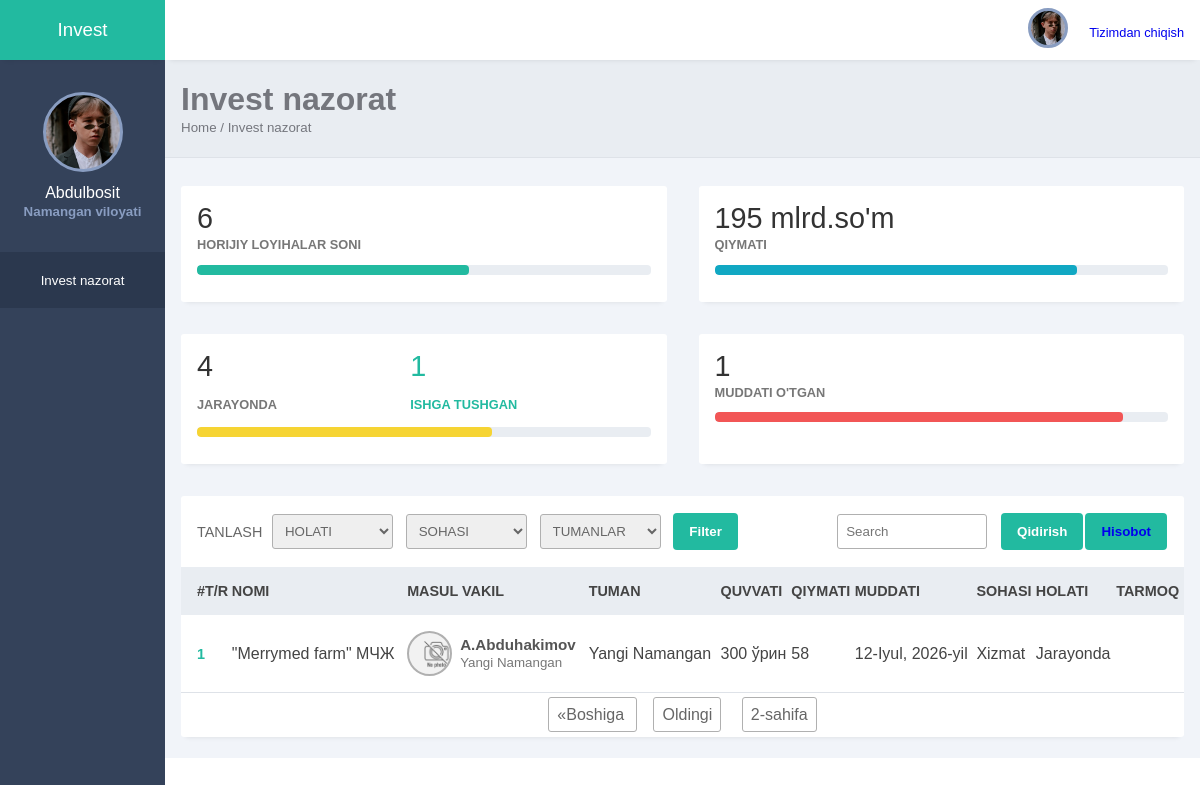
Page /?page=2 (signed in) on the committed database.
### horijiy/models.py (models this page shows, shortened)
class Horijiy(models.Model):
    title = models.CharField(max_length=250, verbose_name="Loyiha nomi")
    slug = AutoSlugField(populate_from='title', unique=True)
    body = models.TextField()
    status = models.CharField(max_length=100, choices=STATUS, verbose_name="Holati")
    create_at = models.DateTimeField(auto_now_add=True, verbose_name="Kiritilgan sana")
    update = models.DateTimeField(auto_now=True, verbose_name="O'zagrtirilgan")
    create_by = models.ForeignKey(User, on_delete=models.CASCADE, verbose_name="User")
    masul_vakil = models.CharField(max_length=250, choices=[
        ('A.Abdurazakov', 'Sh.Abdurazzaqov'), ('A.Abduhakimov', 'A.Abduhakimov'), ('O.Inamov', 'O.Inamov')])
    tuman = models.CharField(max_length=100, choices=TUMANLAR)
    loyiha_quvvati = models.CharField(max_length=250)
    boshlash_sanasi = models.DateField(default='2024-01-01', verbose_name="Boshlash")
    tugatish_sanasi = models.DateField(default='2024-01-01', verbose_name="Tugatish")
    davlat = models.CharField(max_length=250)
    soha_yonalishi = models.CharField(max_length=100, choices=SOHA_YONALISHLARI)
    loyiha_qiymati = models.IntegerField(default=0)
    pdf_file = models.FileField(upload_to='pdf/%Y/', verbose_name="Tasdiqlangani")
    excel_file = models.FileField(upload_to='excel/%Y/', verbose_name="Tarmoq jadvali")

### horijiy/views.py (the view)
# urls.py: path('', views.index, name='index'),
@login_required
def index(request):
    horijiy_list = Horijiy.objects.all()
    status = request.GET.get('status')
    if status:
        horijiy_list = horijiy_list.filter(status=status)
    soha_yonalishi = request.GET.get('soha_yonalishi')
    if soha_yonalishi:
        horijiy_list = horijiy_list.filter(soha_yonalishi=soha_yonalishi)
    tuman = request.GET.get('tuman')
    if tuman:
        horijiy_list = horijiy_list.filter(tuman=tuman)
    paginator = Paginator(horijiy_list, 5)  # Sahifalar uchun paginator
    page_number = request.GET.get('page')
    page_obj = paginator.get_page(page_number)
    context = {
        'horijiy_list': page_obj,
        'active_count': Horijiy.objects.filter(status='active').count(),
        'deactive_count': Horijiy.objects.filter(status='deactive').count(),
        'expired_count': Horijiy.objects.filter(status='expired').count(),
        'total_sum': horijiy_list.aggregate(total_sum=Sum('loyiha_qiymati')).get('total_sum', 0),
        'selected_tuman': tuman,
    }
    return render(request, 'index.html', context)

### templates/index.html (shortened to what this page needs)
{% load static %}
{% load humanize %}
<!DOCTYPE html>
<html lang="en">
<head>
    <link rel="stylesheet" href="{% static 'style.css' %}">
    <link rel="stylesheet" href="https://maxst.icons8.com/vue-static/landings/line-awesome/line-awesome/1.3.0/css/line-awesome.min.css">
</head>
<body>
    <div class="sidebar">
        <div class="side-header">
            <h3>I<span>nvest</span></h3>
        </div>
        <div class="side-content">
            <div class="profile">
                {% if user.is_authenticated %}
                    <div class="profile-img bg-img" style="background-image: url('{% static 'img/1.jpeg' %}')"></div>
                        <h4>{{ user.first_name }}</h4>
                    <small>{{ user.last_name }}</small>
                {% endif %}
            </div>
            <div class="side-menu">
                <ul>
                    <li>
                       <a href="" class="active">
                            <small>Invest nazorat</small>
                        </a>
                    </li>
                </ul>
            </div>
        </div>
    </div>
    <div class="main-content">
        <header>
            <div class="header-content">
                <div class="header-menu">
                    <div class="user">
                        <div class="profile-img bg-img" style="background-image: url('{% static 'img/1.jpeg' %}')"></div>
                        <a href="{% url 'logout' %}login/?next=/"><span>Tizimdan chiqish</span></a>
                    </div>
                </div>
            </div>
        </header>
        <main>
            <div class="page-header">
                <h1>Invest nazorat</h1>
                <small>Home / Invest nazorat</small>
            </div>
            <div class="page-content">
                <div class="analytics">
                    <div class="card">
                        <div class="card-head">
                            <h2>{{ horijiy_list.paginator.count|intcomma }}</h2>
                        </div>
                        <div class="card-progress">
                            <small>HORIJIY LOYIHALAR SONI</small>
                            <div class="card-indicator">
                                <div class="indicator one" style="width: 60%"></div>
                            </div>
                        </div>
                    </div>
                    <div class="card">
                        <div class="card-head">
                            <h2>{{ total_sum|floatformat|intcomma }} mlrd.so'm</h2>
                        </div>
                        <div class="card-progress">
                            <small>QIYMATI</small>
                            <div class="card-indicator">
                                <div class="indicator two" style="width: 80%"></div>
                            </div>
                        </div>
                    </div>
                    <div class="card">
                        <div class="card-head">
                            <h2>{{ active_count|intcomma }} <br><small style="color: #777;font-size: .8rem;font-weight: 600;">JARAYONDA</small></h2>
                            <h2 style="color: #22baa0;">{{ deactive_count|intcomma }} <br><small style="color: #22baa0;font-size: .8rem;font-weight: 600;">ISHGA TUSHGAN</small></h2>
                        </div>
                        <div class="card-progress">
                            <div class="card-indicator">
                                <div class="indicator three" style="width: 65%"></div>
                            </div>
                        </div>
                    </div>
                    <div class="card">
                        <div class="card-head">
                            <h2>{{ expired_count|intcomma }}</h2>
                        </div>
                        <div class="card-progress">
                            <small>MUDDATI O'TGAN</small>
                            <div class="card-indicator">
                                <div class="indicator four" style="width: 90%"></div>
                            </div>
                        </div>
                    </div>
                </div>
                <div class="records table-responsive">
                    <div class="record-header">
                        <form method="GET" action="">
                            <div class="add">
                                <span>TANLASH</span>
                                <select name="status">
                                    <option value="">HOLATI</option>
                                </select>
                                <select name="soha_yonalishi">
                                    <option value="">SOHASI</option>
                                </select>
                                <select name="tuman">
                                    <option value="">TUMANLAR</option>
                                </select>
                                <button style="cursor: pointer;">Filter</button>
                            </div>
                        </form>
                        <div class="browse">
                            <form method="GET" action="">
                                <div class="add">
                                    <input type="search" name="q" placeholder="Search" class="record-search" value="{{ request.GET.q }}">
                                    <button type="submit" style="margin: 1px;">Qidirish</button>
                                    <button style="margin: 1px;"><a href="{% url 'export_to_excel' %}">Hisobot</a></button>
                                </div>
                            </form>
                        </div>
                    </div>
                    <div>
                        <table width="100%">
                            <thead>
                                <tr>
                                    <th>#T/R</th>
                                    <th> NOMI</th>
                                    <th> MASUL VAKIL</th>
                                    <th> TUMAN</th>
                                    <th> QUVVATI</th>
                                    <th> QIYMATI</th>
                                    <th> MUDDATI</th>
                                    <th> SOHASI</th>
                                    <th> HOLATI</th>
                                    <th> TARMOQ</th>
                                </tr>
                            </thead>
                            <tbody>
                                {% for horijiy in horijiy_list %}
                                <tr>
                                    <td>{{ forloop.counter }}</td>
                                    <td>{{ horijiy.title }}</td>
                                    <td>
                                        <div class="client">
                                            <div class="client-img bg-img" style="background-image: url('{% static 'img/1.jpg' %}')"></div>
                                            <div class="client-info">
                                                <h4>{{ horijiy.masul_vakil }}</h4>
                                                <small>{{ horijiy.get_tuman_display }}</small>
                                            </div>
                                        </div>
                                    </td>
                                    <td>{{ horijiy.get_tuman_display }}</td>
                                    <td>{{ horijiy.loyiha_quvvati }}</td>
                                    <td>{{ horijiy.loyiha_qiymati }}</td>
                                    <td>{{ horijiy.tugatish_sanasi }}</td>
                                    <td>{{ horijiy.get_soha_yonalishi_display }}</td>
                                    <td>{{ horijiy.get_status_display }}</td>
                                    <td>
                                        <div class="actions">
                                        </div>
                                    </td>
                                </tr>
                                {% endfor %}
                            </tbody>
                        </table>
                    </div>
                    <div class="pagination">
                        <span class="step-links">
                            {% if horijiy_list.has_previous %}
                                <a href="?page=1">&laquo;Boshiga </a>
                                <a href="?page={{ horijiy_list.previous_page_number }}">Oldingi</a>
                            {% endif %}
                            <span class="current">
                                {{ horijiy_list.number }}-sahifa
                            </span>
                        </span>
                    </div>
                </div>
            </div>
        </main>
    </div>
</body>
</html>

### rows in the picture
Horijiy: title "\"Merrymed farm\" МЧЖ", masul_vakil "A.Abduhakimov", tuman "Yangi Namangan", loyiha_quvvati "300 ўрин", loyiha_qiymati "58", tugatish_sanasi "12-Iyul, 2026-yil", soha_yonalishi "Xizmat", status "Jarayonda"

### other values in the picture
{{ user.first_name }} "Abdulbosit"
{{ user.last_name }} "Namangan viloyati"
{{ horijiy_list.paginator.count|intcomma }} "6"
{{ total_sum|floatformat|intcomma }} "195"
{{ active_count|intcomma }} "4"
{{ deactive_count|intcomma }} "1"
{{ expired_count|intcomma }} "1"
{{ horijiy_list.number }} "2"
